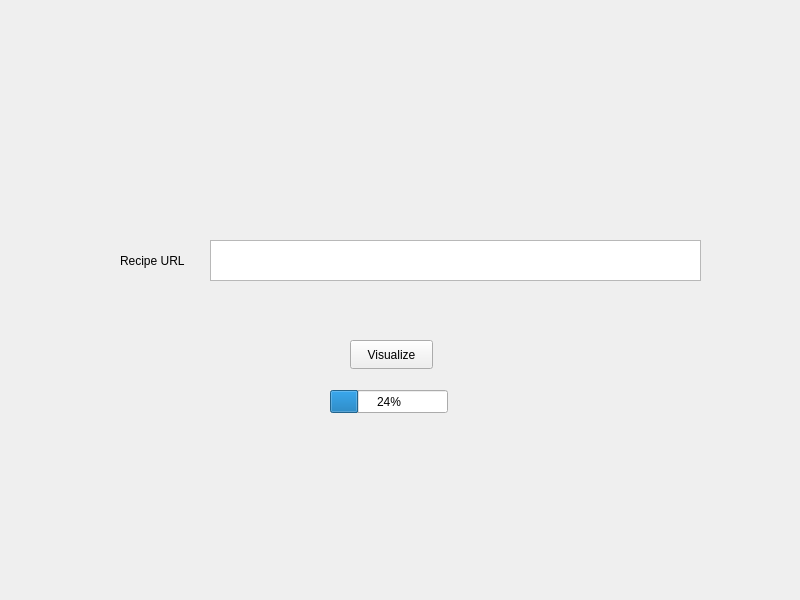
<?xml version="1.0" encoding="UTF-8"?>
<ui version="4.0">
 <class>MainWindow</class>
 <widget class="QMainWindow" name="MainWindow">
  <property name="geometry">
   <rect>
    <x>0</x>
    <y>0</y>
    <width>800</width>
    <height>600</height>
   </rect>
  </property>
  <property name="windowTitle">
   <string>MainWindow</string>
  </property>
  <widget class="QWidget" name="centralwidget">
   <widget class="QPushButton" name="btnVisualize">
    <property name="geometry">
     <rect>
      <x>350</x>
      <y>340</y>
      <width>83</width>
      <height>29</height>
     </rect>
    </property>
    <property name="text">
     <string>Visualize</string>
    </property>
   </widget>
   <widget class="QLabel" name="label_recipe">
    <property name="geometry">
     <rect>
      <x>120</x>
      <y>250</y>
      <width>101</width>
      <height>21</height>
     </rect>
    </property>
    <property name="text">
     <string>Recipe URL</string>
    </property>
   </widget>
   <widget class="QProgressBar" name="progressBar">
    <property name="geometry">
     <rect>
      <x>330</x>
      <y>390</y>
      <width>118</width>
      <height>23</height>
     </rect>
    </property>
    <property name="value">
     <number>24</number>
    </property>
   </widget>
   <widget class="QPlainTextEdit" name="txt_url">
    <property name="geometry">
     <rect>
      <x>210</x>
      <y>240</y>
      <width>491</width>
      <height>41</height>
     </rect>
    </property>
    <property name="plainText">
     <string/>
    </property>
   </widget>
  </widget>
 </widget>
 <resources/>
 <connections/>
</ui>
